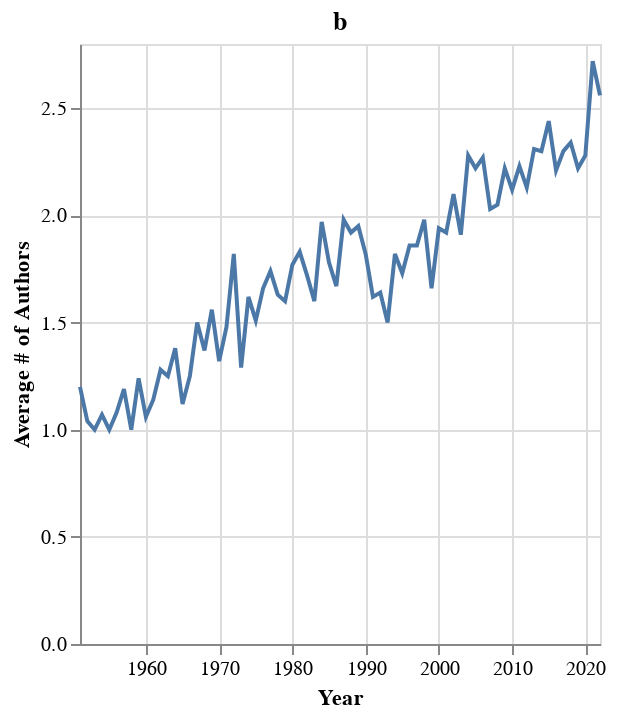

Notebook cell for this chart:
### Code cell
yearly_ave_authornum_chart = alt.Chart(transform_year(yearly_ave_authornum)).mark_line().encode(
    
    x = alt.X(
        'year',
        title = 'Year'
    ),
    y = alt.Y(
        'ave_authornum',
        title = 'Average # of Authors'
    )
).properties(
    title = 'b',
    height=300,
    width=260
)

# .configure_axis(
#     labelFontSize=13,
#     titleFontSize=20
# ).configure_legend(
#     titleFontSize=16,
#     labelFontSize=16
# ).configure_title(
#     anchor='start',
#     fontSize=22
# )

yearly_ave_authornum_chart

### Figure 1 — Vega-Lite specification as saved in the notebook (floating-point values rounded to 4 significant figures)
{"config": {"view": {"continuousWidth": 400, "continuousHeight": 300}}, "data": {"name": "data-63ab2ab5f549698bbd48c9aca213c61a"}, "mark": "line", "encoding": {"x": {"field": "year", "title": "Year", "type": "temporal"}, "y": {"field": "ave_authornum", "title": "Average # of Authors", "type": "quantitative"}}, "height": 300, "title": "b", "width": 260, "$schema": "https://vega.github.io/schema/vega-lite/v4.17.0.json", "datasets": {"data-63ab2ab5f549698bbd48c9aca213c61a": [{"year": "1951-01-01T00:00:00", "papernum": 20, "authornu": 24, "ave_authornum": 1.2}, {"year": "1952-01-01T00:00:00", "papernum": 24, "authornu": 25, "ave_authornum": 1.04}, {"year": "1953-01-01T00:00:00", "papernum": 17, "authornu": 17, "ave_authornum": 1.0}, {"year": "1954-01-01T00:00:00", "papernum": 15, "authornu": 16, "ave_authornum": 1.07}, {"year": "1955-01-01T00:00:00", "papernum": 11, "authornu": 11, "ave_authornum": 1.0}, {"year": "1956-01-01T00:00:00", "papernum": 13, "authornu": 14, "ave_authornum": 1.08}, {"year": "1957-01-01T00:00:00", "papernum": 16, "authornu": 19, "ave_authornum": 1.19}, {"year": "1958-01-01T00:00:00", "papernum": 13, "authornu": 13, "ave_authornum": 1.0}, {"year": "1959-01-01T00:00:00", "papernum": 17, "authornu": 21, "ave_authornum": 1.24}, {"year": "1960-01-01T00:00:00", "papernum": 16, "authornu": 17, "ave_authornum": 1.06}, {"year": "1961-01-01T00:00:00", "papernum": 21, "authornu": 24, "ave_authornum": 1.14}, {"year": "1962-01-01T00:00:00", "papernum": 18, "authornu": 23, "ave_authornum": 1.28}, {"year": "1963-01-01T00:00:00", "papernum": 24, "authornu": 30, "ave_authornum": 1.25}, {"year": "1964-01-01T00:00:00", "papernum": 21, "authornu": 29, "ave_authornum": 1.38}, {"year": "1965-01-01T00:00:00", "papernum": 17, "authornu": 19, "ave_authornum": 1.12}, {"year": "1966-01-01T00:00:00", "papernum": 4, "authornu": 5, "ave_authornum": 1.25}, {"year": "1967-01-01T00:00:00", "papernum": 6, "authornu": 9, "ave_authornum": 1.5}, {"year": "1968-01-01T00:00:00", "papernum": 30, "authornu": 41, "ave_authornum": 1.37}, {"year": "1969-01-01T00:00:00", "papernum": 25, "authornu": 39, "ave_authornum": 1.56}, {"year": "1970-01-01T00:00:00", "papernum": 25, "authornu": 33, "ave_authornum": 1.32}, {"year": "1971-01-01T00:00:00", "papernum": 25, "authornu": 37, "ave_authornum": 1.48}, {"year": "1972-01-01T00:00:00", "papernum": 28, "authornu": 51, "ave_authornum": 1.82}, {"year": "1973-01-01T00:00:00", "papernum": 14, "authornu": 18, "ave_authornum": 1.29}, {"year": "1974-01-01T00:00:00", "papernum": 56, "authornu": 91, "ave_authornum": 1.62}, {"year": "1975-01-01T00:00:00", "papernum": 105, "authornu": 159, "ave_authornum": 1.51}, {"year": "1976-01-01T00:00:00", "papernum": 107, "authornu": 178, "ave_authornum": 1.66}, {"year": "1977-01-01T00:00:00", "papernum": 125, "authornu": 217, "ave_authornum": 1.74}, {"year": "1978-01-01T00:00:00", "papernum": 111, "authornu": 181, "ave_authornum": 1.63}, {"year": "1979-01-01T00:00:00", "papernum": 114, "authornu": 182, "ave_authornum": 1.6}, {"year": "1980-01-01T00:00:00", "papernum": 115, "authornu": 204, "ave_authornum": 1.77}, {"year": "1981-01-01T00:00:00", "papernum": 86, "authornu": 157, "ave_authornum": 1.83}, {"year": "1982-01-01T00:00:00", "papernum": 79, "authornu": 136, "ave_authornum": 1.72}, {"year": "1983-01-01T00:00:00", "papernum": 90, "authornu": 144, "ave_authornum": 1.6}, {"year": "1984-01-01T00:00:00", "papernum": 61, "authornu": 120, "ave_authornum": 1.97}, {"year": "1985-01-01T00:00:00", "papernum": 72, "authornu": 128, "ave_authornum": 1.78}, {"year": "1986-01-01T00:00:00", "papernum": 55, "authornu": 92, "ave_authornum": 1.67}, {"year": "1987-01-01T00:00:00", "papernum": 47, "authornu": 93, "ave_authornum": 1.98}, {"year": "1988-01-01T00:00:00", "papernum": 53, "authornu": 102, "ave_authornum": 1.92}, {"year": "1989-01-01T00:00:00", "papernum": 58, "authornu": 113, "ave_authornum": 1.95}, {"year": "1990-01-01T00:00:00", "papernum": 50, "authornu": 91, "ave_authornum": 1.82}, {"year": "1991-01-01T00:00:00", "papernum": 71, "authornu": 115, "ave_authornum": 1.62}, {"year": "1992-01-01T00:00:00", "papernum": 74, "authornu": 121, "ave_authornum": 1.64}, {"year": "1993-01-01T00:00:00", "papernum": 101, "authornu": 152, "ave_authornum": 1.5}, {"year": "1994-01-01T00:00:00", "papernum": 55, "authornu": 100, "ave_authornum": 1.82}, {"year": "1995-01-01T00:00:00", "papernum": 83, "authornu": 144, "ave_authornum": 1.73}, {"year": "1996-01-01T00:00:00", "papernum": 102, "authornu": 190, "ave_authornum": 1.86}, {"year": "1997-01-01T00:00:00", "papernum": 88, "authornu": 164, "ave_authornum": 1.86}, {"year": "1998-01-01T00:00:00", "papernum": 83, "authornu": 164, "ave_authornum": 1.98}, {"year": "1999-01-01T00:00:00", "papernum": 82, "authornu": 136, "ave_authornum": 1.66}, {"year": "2000-01-01T00:00:00", "papernum": 88, "authornu": 171, "ave_authornum": 1.94}, {"year": "2001-01-01T00:00:00", "papernum": 92, "authornu": 177, "ave_authornum": 1.92}, {"year": "2002-01-01T00:00:00", "papernum": 125, "authornu": 263, "ave_authornum": 2.1}, {"year": "2003-01-01T00:00:00", "papernum": 112, "authornu": 214, "ave_authornum": 1.91}, {"year": "2004-01-01T00:00:00", "papernum": 109, "authornu": 248, "ave_authornum": 2.28}, {"year": "2005-01-01T00:00:00", "papernum": 143, "authornu": 318, "ave_authornum": 2.22}, {"year": "2006-01-01T00:00:00", "papernum": 137, "authornu": 311, "ave_authornum": 2.27}, {"year": "2007-01-01T00:00:00", "papernum": 152, "authornu": 308, "ave_authornum": 2.03}, {"year": "2008-01-01T00:00:00", "papernum": 148, "authornu": 304, "ave_authornum": 2.05}, {"year": "2009-01-01T00:00:00", "papernum": 151, "authornu": 335, "ave_authornum": 2.22}, {"year": "2010-01-01T00:00:00", "papernum": 139, "authornu": 295, "ave_authornum": 2.12}, {"year": "2011-01-01T00:00:00", "papernum": 138, "authornu": 308, "ave_authornum": 2.23}, {"year": "2012-01-01T00:00:00", "papernum": 163, "authornu": 348, "ave_authornum": 2.13}, {"year": "2013-01-01T00:00:00", "papernum": 154, "authornu": 355, "ave_authornum": 2.31}, {"year": "2014-01-01T00:00:00", "papernum": 187, "authornu": 431, "ave_authornum": 2.3}, {"year": "2015-01-01T00:00:00", "papernum": 165, "authornu": 402, "ave_authornum": 2.44}, {"year": "2016-01-01T00:00:00", "papernum": 159, "authornu": 352, "ave_authornum": 2.21}, {"year": "2017-01-01T00:00:00", "papernum": 153, "authornu": 352, "ave_authornum": 2.3}, {"year": "2018-01-01T00:00:00", "papernum": 157, "authornu": 368, "ave_authornum": 2.34}, {"year": "2019-01-01T00:00:00", "papernum": 121, "authornu": 269, "ave_authornum": 2.22}, {"year": "2020-01-01T00:00:00", "papernum": 131, "authornu": 299, "ave_authornum": 2.28}, {"year": "2021-01-01T00:00:00", "papernum": 167, "authornu": 455, "ave_authornum": 2.72}, {"year": "2022-01-01T00:00:00", "papernum": 78, "authornu": 200, "ave_authornum": 2.56}]}}
